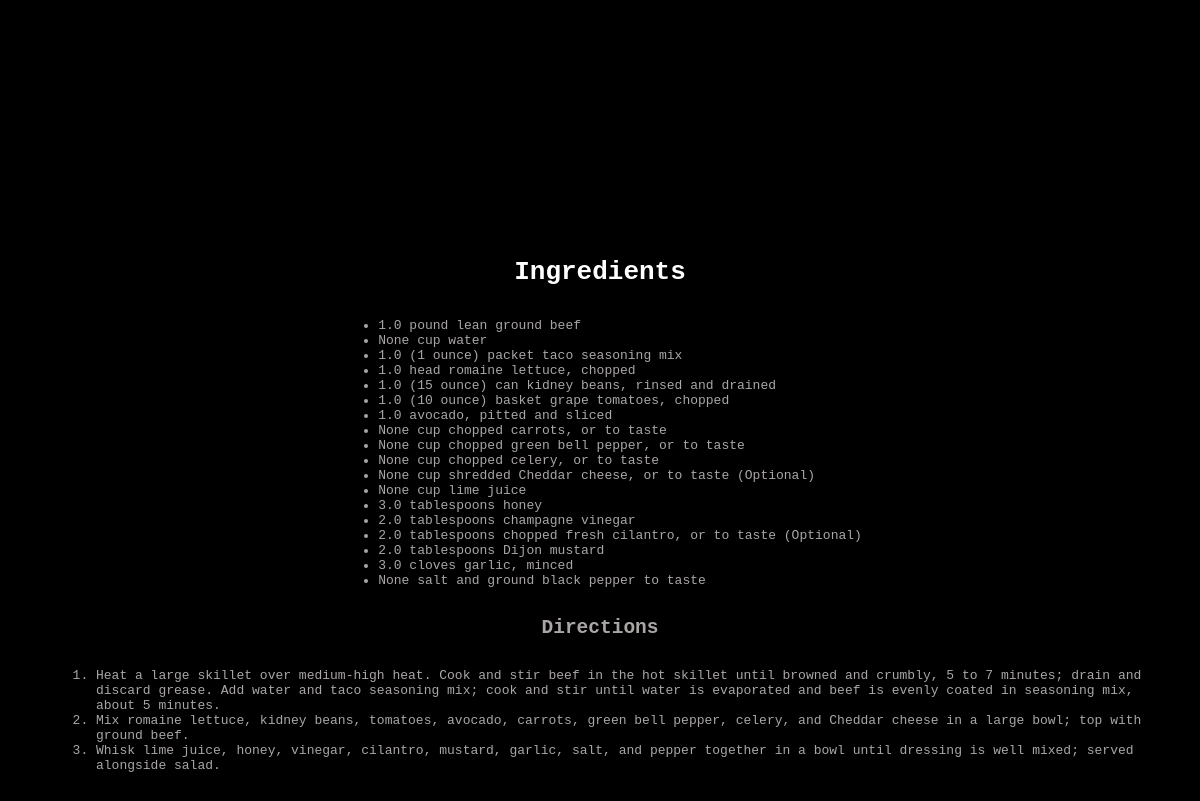
The page /recipe/1 (signed in) on the database its author committed.
### app_logic/models.py (models this page shows)
class Ingredient(db.Model):
    __tablename__ = 'ingredients'
    id = db.Column(db.Integer, primary_key=True)
    name = db.Column(db.String(128), nullable=False)
    recipe_id = db.Column(db.Integer, db.ForeignKey('recipes.id'), nullable=False)
    quantity = db.Column(db.Float)
    unit = db.Column(db.String(128))
    recipe = db.relationship('Recipe', back_populates='ingredients')

class Step(db.Model):
    __tablename__ = 'steps'
    id = db.Column(db.Integer, primary_key=True)
    description = db.Column(db.String(10000), nullable=False)
    recipe_id = db.Column(db.Integer, db.ForeignKey('recipes.id'), nullable=False)
    recipe = db.relationship('Recipe', back_populates='steps')

### app_logic/routes.py (the view)
@main.route("/recipe/<int:recipe_id>")
@login_required
def view_recipe(recipe_id):
    recipe = Recipe.query.get_or_404(recipe_id)
    return render_template("recipe.html", recipe=recipe)

### app_logic/routes.py (called while the page is built)
@main.context_processor
def inject_groceries():
    if current_user.is_authenticated:
        recipes = current_user.grocery_recipes.all()
        groceries = [
            {
                'quantity': ing.quantity,
                'unit': ing.unit,
                'name': ing.name
            }
            for recipe in recipes
            for ing in recipe.ingredients
        ]
    else:
        groceries = []
    return dict(groceries=groceries)

@login_manager.user_loader
def load_user(user_id):
    return Users.query.get(int(user_id))

### app_logic/templates/recipe.html (shortened to what this page needs)
<!DOCTYPE html>
<html lang="en">
<head>
   <link rel="stylesheet"href="{{ url_for('static', filename='css/base.css') }}">
</head>
<body>
    <h1>Ingredients</h1>
   <ul name="ingredient-list">
        {% for ingredient in recipe.ingredients %}
            <li> {{ ingredient.quantity ~ ' ' ~ ingredient.unit ~ ' ' ~ ingredient.name }} </li>
        {% endfor %}
   </ul>
   <h2>Directions</h2>
   <ol>
    {% for step in recipe.steps %}
        <li>
            {{step.description}}
        </li>
    {%endfor%}
   </ol>
</body>
</html>

### app_logic/static/css/base.css (style rules this page uses)
:root { --color-primary: teal }
html { background: #000000; margin: 0; padding: 0; width: 100vw; height: 100vh; }
body { color: #aaa6a6; display: flex; flex-direction: column; margin-top: 12rem; font-family: monospace; background: black; padding: 3rem; align-items: center; }
h1 { color: white; }

### rows shown on the page
Ingredient: quantity+unit+name "1.0 pound lean ground beef"
Ingredient: quantity+unit+name "None cup water"
Ingredient: quantity+unit+name "1.0 (1 ounce) packet taco seasoning mix"
Ingredient: quantity+unit+name "1.0 head romaine lettuce, chopped"
Ingredient: quantity+unit+name "1.0 (15 ounce) can kidney beans, rinsed and drained"
Ingredient: quantity+unit+name "1.0 (10 ounce) basket grape tomatoes, chopped"
Ingredient: quantity+unit+name "1.0 avocado, pitted and sliced"
Ingredient: quantity+unit+name "None cup chopped carrots, or to taste"
Ingredient: quantity+unit+name "None cup chopped green bell pepper, or to taste"
Ingredient: quantity+unit+name "None cup chopped celery, or to taste"
Ingredient: quantity+unit+name "None cup shredded Cheddar cheese, or to taste (Optional)"
Ingredient: quantity+unit+name "None cup lime juice"
Ingredient: quantity+unit+name "3.0 tablespoons honey"
Ingredient: quantity+unit+name "2.0 tablespoons champagne vinegar"
Ingredient: quantity+unit+name "2.0 tablespoons chopped fresh cilantro, or to taste (Optional)"
Ingredient: quantity+unit+name "2.0 tablespoons Dijon mustard"
Ingredient: quantity+unit+name "3.0 cloves garlic, minced"
Ingredient: quantity+unit+name "None salt and ground black pepper to taste"
Step: description "Heat a large skillet over medium-high heat. Cook and stir beef in the hot skillet until browned and crumbly, 5 to 7 minutes; drain and discard grease. Add water and taco seasoning mix; cook and stir until water is evaporated and beef is evenly coated in seasoning mix, about 5 minutes."
Step: description "Mix romaine lettuce, kidney beans, tomatoes, avocado, carrots, green bell pepper, celery, and Cheddar cheese in a large bowl; top with ground beef."
Step: description "Whisk lime juice, honey, vinegar, cilantro, mustard, garlic, salt, and pepper together in a bowl until dressing is well mixed; served alongside salad."
